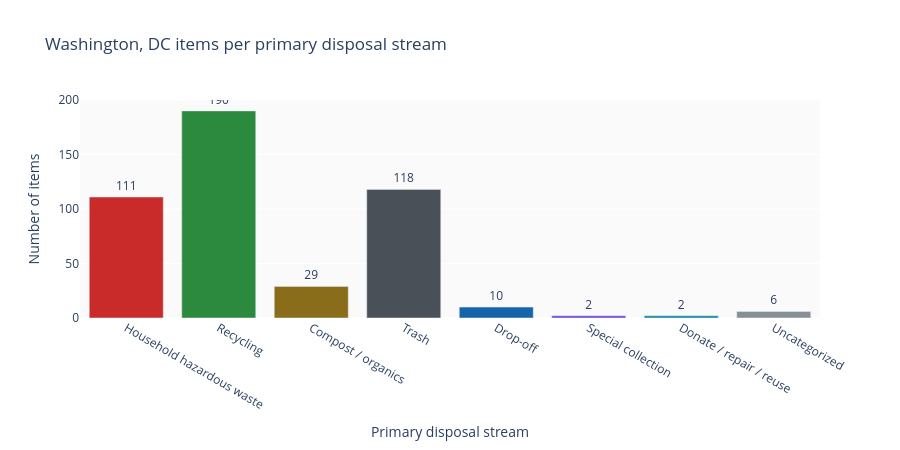

The notebook cell saved with this chart:
### Markdown cell above
## 5. Distribution across disposal streams

This bar chart uses each item's primary stream, matching the Seattle notebook's approach for multi-stream items.

### Code cell
counts = items_df["primary_stream"].value_counts().reindex(STREAM_PRIORITY + ["other"]).dropna().reset_index()
counts.columns = ["stream", "count"]

bar = go.Figure(go.Bar(
    x=[STREAM_DISPLAY[s] for s in counts["stream"]],
    y=counts["count"],
    marker_color=[STREAM_COLOUR[s] for s in counts["stream"]],
    text=counts["count"],
    textposition="outside",
))
bar.update_layout(
    title="Washington, DC items per primary disposal stream",
    xaxis_title="Primary disposal stream",
    yaxis_title="Number of items",
    width=900,
    height=450,
    plot_bgcolor="#fafafa",
)
bar.show()

### Figure 1 — Plotly figure (JSON) as saved in the notebook; plotly's stock layout.template omitted (floating-point values rounded to 4 significant figures)
{"data": [{"marker": {"color": ["#c92a2a", "#2b8a3e", "#8a6d1a", "#495057", "#1864ab", "#6741d9", "#0c8599", "#868e96"]}, "text": [111.0, 190.0, 29.0, 118.0, 10.0, 2.0, 2.0, 6.0], "textposition": "outside", "type": "bar", "x": ["Household hazardous waste", "Recycling", "Compost / organics", "Trash", "Drop-off", "Special collection", "Donate / repair / reuse", "Uncategorized"], "y": [111, 190, 29, 118, 10, 2, 2, 6]}], "layout": {"height": 450, "plot_bgcolor": "#fafafa", "title": {"text": "Washington, DC items per primary disposal stream"}, "width": 900, "xaxis": {"title": {"text": "Primary disposal stream"}}, "yaxis": {"title": {"text": "Number of items"}}}}
